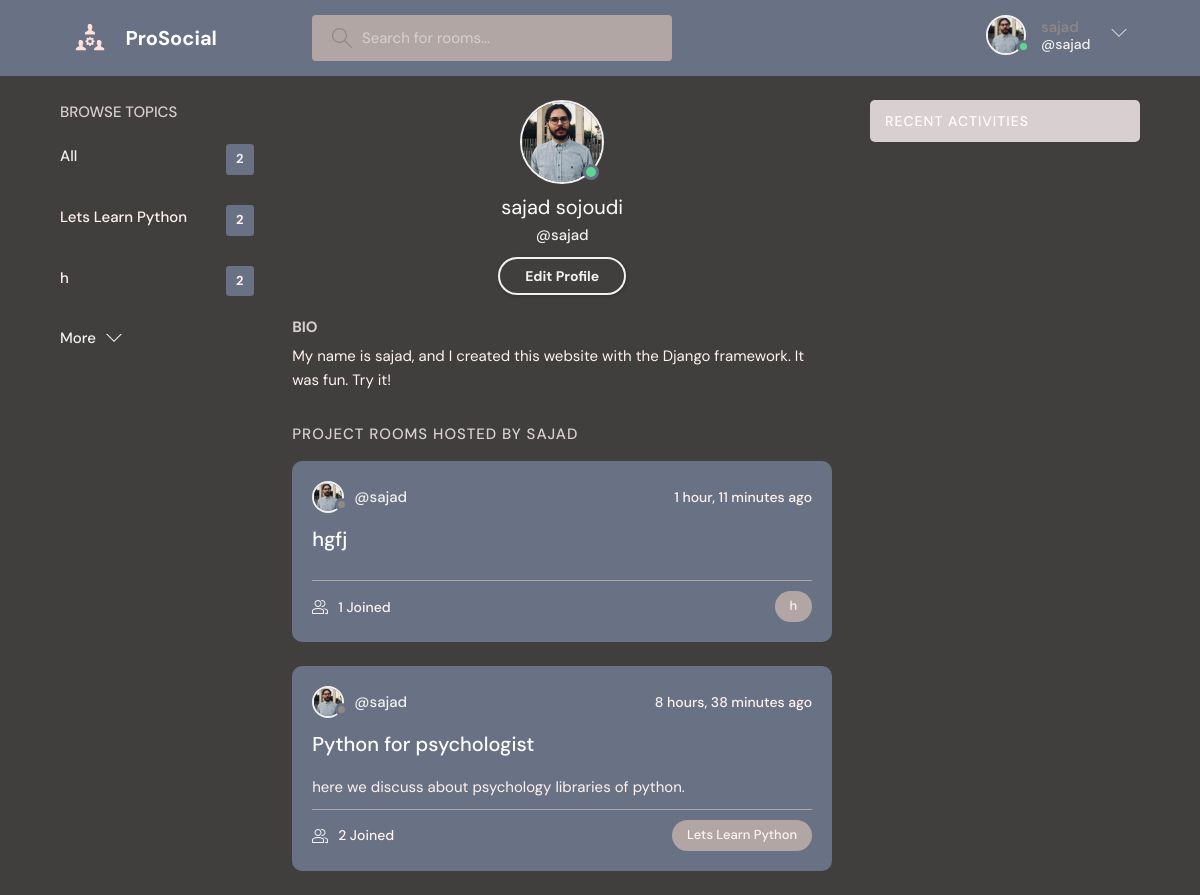
Page /profile/1 (signed in) on the earlier database version.
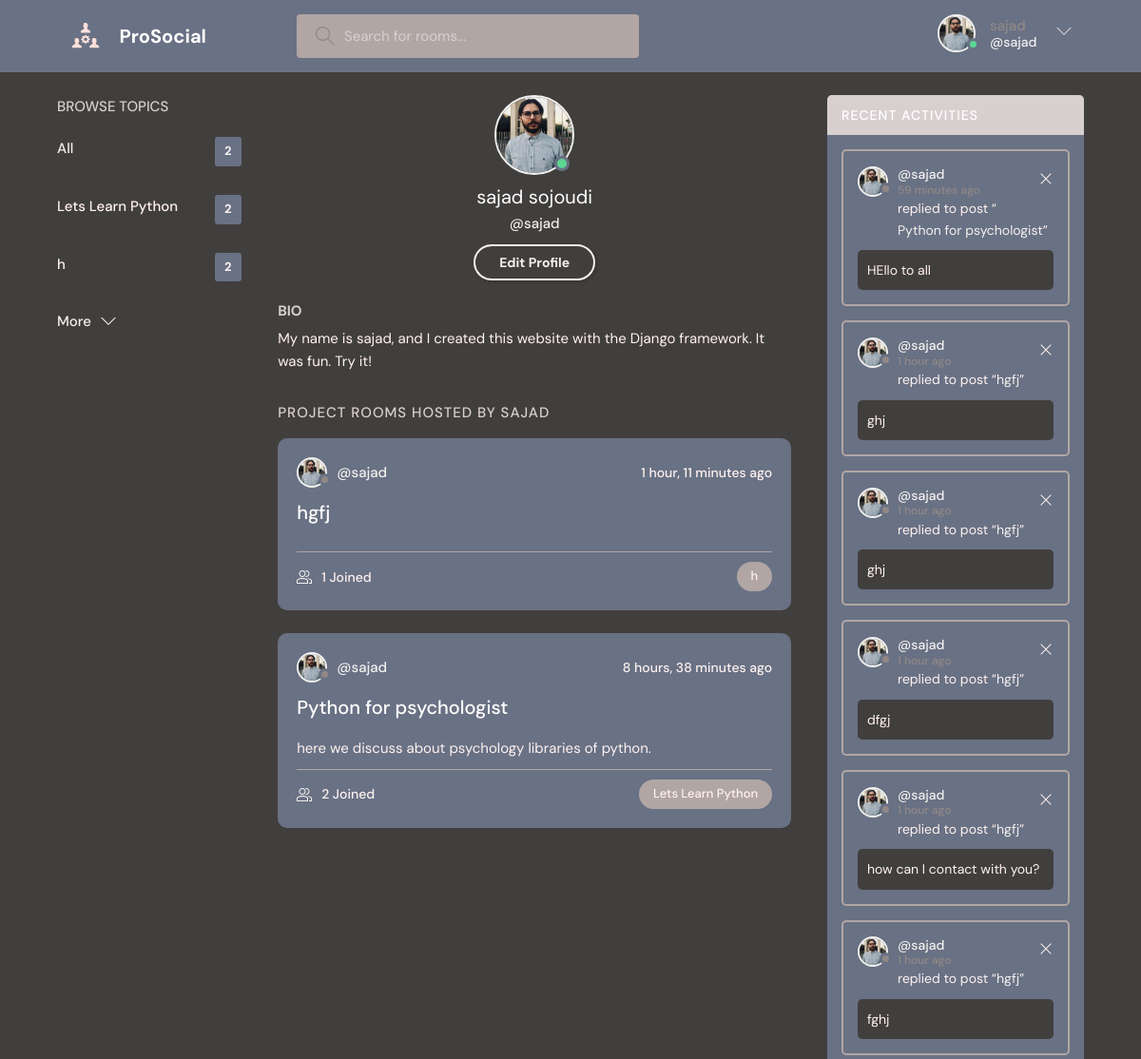
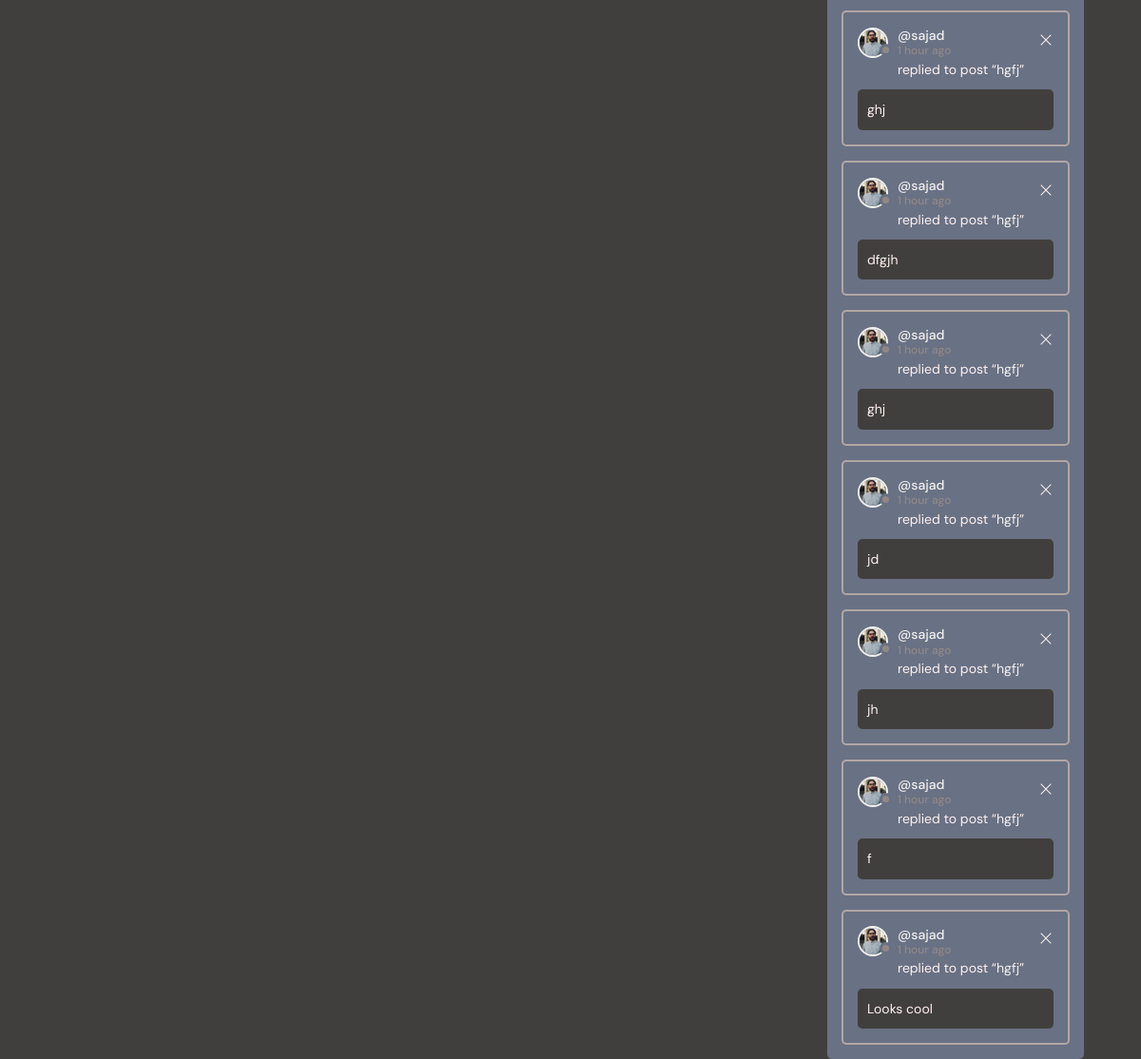
Same page on the later database version (2 pictures, top to bottom).
### base/models.py (models this page shows)
class Topic(models.Model):
    name = models.TextField(max_length=200)
    def __str__(self):
        return self.name

class Room(models.Model):
    host = models.ForeignKey(User, on_delete=models.SET_NULL, null=True) #it's the user object who created the room
    topic = models.ForeignKey(Topic, on_delete=models.SET_NULL, null=True)
    name = models.CharField(max_length=200)
    description = models.TextField(null=True, blank=True)  #null = treu means it could not be empty blank is for form method
    participants = models.ManyToManyField(User, related_name='participants', blank=True)
    updated = models.DateTimeField(auto_now=True) #every single time save
    created = models.DateTimeField(auto_now_add=True) #first save or crate
    class Meta:
        ordering = ['-updated', '-created']
    def __str__(self):
        return self.name

class User(AbstractUser):
    name = models.CharField(max_length=200, null=True)
    email = models.EmailField(unique=True, null=True)
    bio = models.TextField(null=True)
    avatar = models.ImageField(null=True, default='avatar.svg')
    USERNAME_FIELD = 'email'
    REQUIRED_FIELDS = []

class Message(models.Model):
    user = models.ForeignKey(User, on_delete=models.CASCADE)
    room = models.ForeignKey(Room, on_delete=models.CASCADE)
    body = models.TextField()
    updated = models.DateTimeField(auto_now=True) #every single time save
    created = models.DateTimeField(auto_now_add=True) #first save or crate
    class Meta:
        ordering = ['-updated', '-created']
    def __str__(self):
        return self.body[0:50]  #shwo only first 50 char of msg

### base/views.py (the view)
# urls.py: path('profile/<str:pk>', views.userProfile, name = 'user-profile'),
@login_required(login_url='login')
def userProfile(request,pk):
    user = User.objects.get(id=pk)
    rooms = user.room_set.all()
    room_messages = user.message_set.all()
    topics = Topic.objects.all()
    context = {'user': user, 'rooms':rooms, 'room_messages': room_messages, 'topics': topics}
    return render(request, 'base/profile.html',context)

### base/templates/base/profile.html
{% extends 'main.html' %}
{% block content %}
  <main class="profile-page layout layout--3">
    <div class="container">
      {% include 'base/topics_component.html' %}
      <div class="roomList">
        <div class="profile">
          <div class="profile__avatar">
            <div class="avatar avatar--large active">
              <img src="{{user.avatar.url}}" />
            </div>
          </div>
          <div class="profile__info">
            <h3>{{user.name}}</h3>
            <p>@{{user.username}}</p>
            {% if request.user == user %}
            <a href="{% url 'update-user' %}" class="btn btn--main btn--pill">Edit Profile</a>
            {% endif %}
          </div>
          <div class="profile__about">
            <h3>Bio</h3>
            <p>
              {{user.bio}}
            </p>
          </div>
        </div>
        <div class="roomList__header">
          <div>
            <h2>Project Rooms Hosted by {{user.username}}</a>
            </h2>
          </div>
        </div>
      {% include 'base/feed_component.html' %}
      </div>
      {% include 'base/activity_component.html' %}
    </div>
  </main>
  {% endblock content %}

### base/templates/base/topics_component.html
<div class="topics">
    <div class="topics__header">
      <h2>Browse Topics</h2>
    </div>
    <ul class="topics__list">
      <li>
        <a href="{% url 'home' %}" class="active">All <span>{{topics.count}}</span></a>
      </li>
      {% for topic in topics %}
      <li>
        <a href="{% url 'home' %}?q={{topic.name}}">{{topic}}<span>{{topics.count}}</span></a>
      </li>
      {% endfor %}
    </ul>
    <a class="btn btn--link" href="{% url 'topics' %}">
      More
      <svg version="1.1" xmlns="http://www.w3.org/2000/svg" width="32" height="32" viewBox="0 0 32 32">
        <title>chevron-down</title>
        <path d="M16 21l-13-13h-3l16 16 16-16h-3l-13 13z"></path>
      </svg>
    </a>
  </div>

### base/templates/base/feed_component.html (shortened to what this page needs)
{% for room in rooms %}
<div class="roomListRoom">
    <div class="roomListRoom__header">
      <a href="{% url 'user-profile' room.host.id %}" class="roomListRoom__author">
        <div class="avatar avatar--small">
          <img src="{{room.host.avatar.url}}" />
        </div>
        <span>@{{room.host.username}}</span>
      </a>
      <div class="roomListRoom__actions">
        <span>{{room.created|timesince}} ago</span>
      </div>
    </div>
    <div class="roomListRoom__content">
      <a href="{% url 'room' room.id %}">{{room.name}}</a>
      <p>
   {{room.description}}
      </p>
    </div>
    <div class="roomListRoom__meta">
      <a href="{% url 'room' room.id %}" class="roomListRoom__joined">
       {{room.participants.all.count}} Joined
      </a>
      <p class="roomListRoom__topic">{{room.topic.name}}</p>
    </div>
  </div>
{% endfor %}

### base/templates/base/activity_component.html
        <div class="activities">
            <div class="activities__header">
              <h2>Recent Activities</h2>
            </div>
            {% for message in room_messages %}
            <div class="activities__box">
              <div class="activities__boxHeader roomListRoom__header">
                <a href="{% url 'user-profile' message.user.id %}" class="roomListRoom__author">
                  <div class="avatar avatar--small">
                    <img src="{{message.user.avatar.url}}" />
                  </div>
                  <p>
                    @{{message.user.username}}
                    <span>{{message.created | timesince}} ago</span>
                  </p>
                </a>
                {% if request.user == message.user %}
                <div class="roomListRoom__actions">
                  <a href="{% url 'delete-message' message.id %}">
                    <svg version="1.1" xmlns="http://www.w3.org/2000/svg" width="32" height="32" viewBox="0 0 32 32">
                      <title>remove</title>
                      <path
                        d="M27.314 6.019l-1.333-1.333-9.98 9.981-9.981-9.981-1.333 1.333 9.981 9.981-9.981 9.98 1.333 1.333 9.981-9.98 9.98 9.98 1.333-1.333-9.98-9.98 9.98-9.981z"
                      ></path>
                    </svg>
                  </a>
                </div>
                {% endif %}
              </div>
              <div class="activities__boxContent">
                <p>replied to post “<a href="{% url 'room' message.room.id %}">{{message.room}}</a>”</p>
                <div class="activities__boxRoomContent">
                  {{message}}
                </div>
              </div>
            </div>
            {% endfor %}
          </div>

Differences in the rows shown:
added Message: user.avatar (picture), user.username "sajad", created "59 minutes", room "Python for psychologist", body "HEllo to all"
added Message: user.avatar (picture), user.username "sajad", created "1 hour", room "hgfj", body "ghj"
added Message: user.avatar (picture), user.username "sajad", created "1 hour", room "hgfj", body "ghj"
added Message: user.avatar (picture), user.username "sajad", created "1 hour", room "hgfj", body "dfgj"
added Message: user.avatar (picture), user.username "sajad", created "1 hour", room "hgfj", body "how can I contact with you?"
added Message: user.avatar (picture), user.username "sajad", created "1 hour", room "hgfj", body "fghj"
added Message: user.avatar (picture), user.username "sajad", created "1 hour", room "hgfj", body "ghj"
added Message: user.avatar (picture), user.username "sajad", created "1 hour", room "hgfj", body "dfgjh"
added Message: user.avatar (picture), user.username "sajad", created "1 hour", room "hgfj", body "ghj"
added Message: user.avatar (picture), user.username "sajad", created "1 hour", room "hgfj", body "jd"
added Message: user.avatar (picture), user.username "sajad", created "1 hour", room "hgfj", body "jh"
added Message: user.avatar (picture), user.username "sajad", created "1 hour", room "hgfj", body "f"
added Message: user.avatar (picture), user.username "sajad", created "1 hour", room "hgfj", body "Looks cool"
